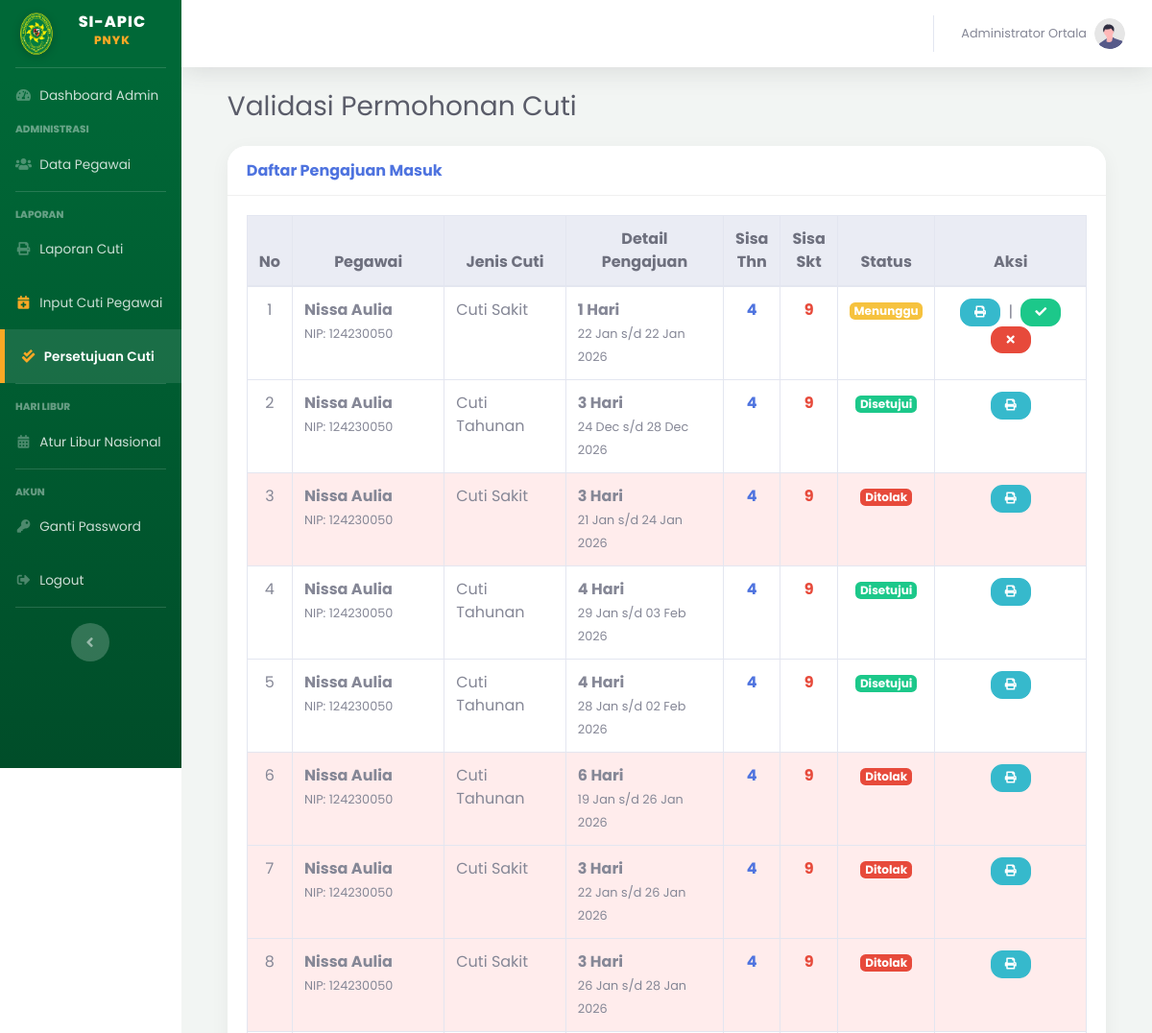
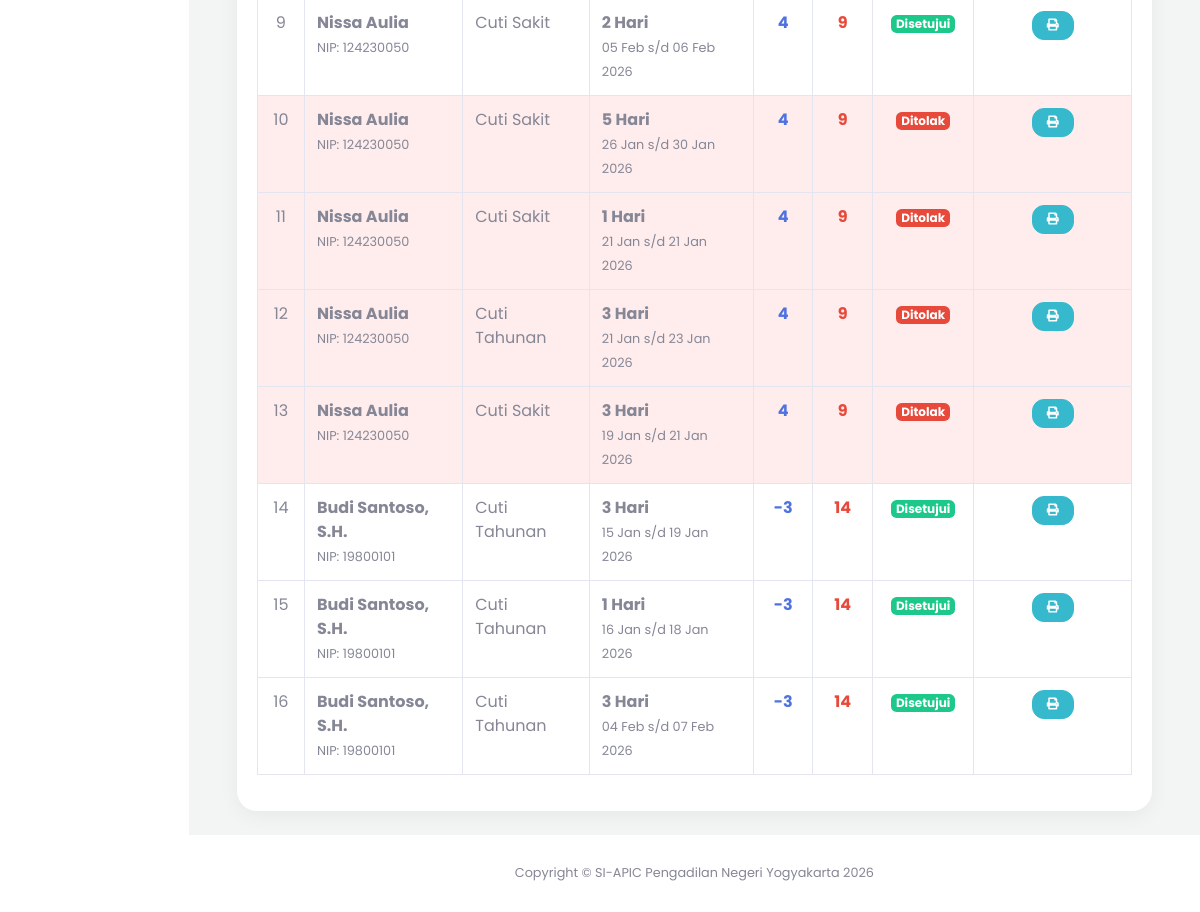
Page /index.php?page=validasi_cuti (signed in) on the earlier database version (2 pictures, top to bottom).
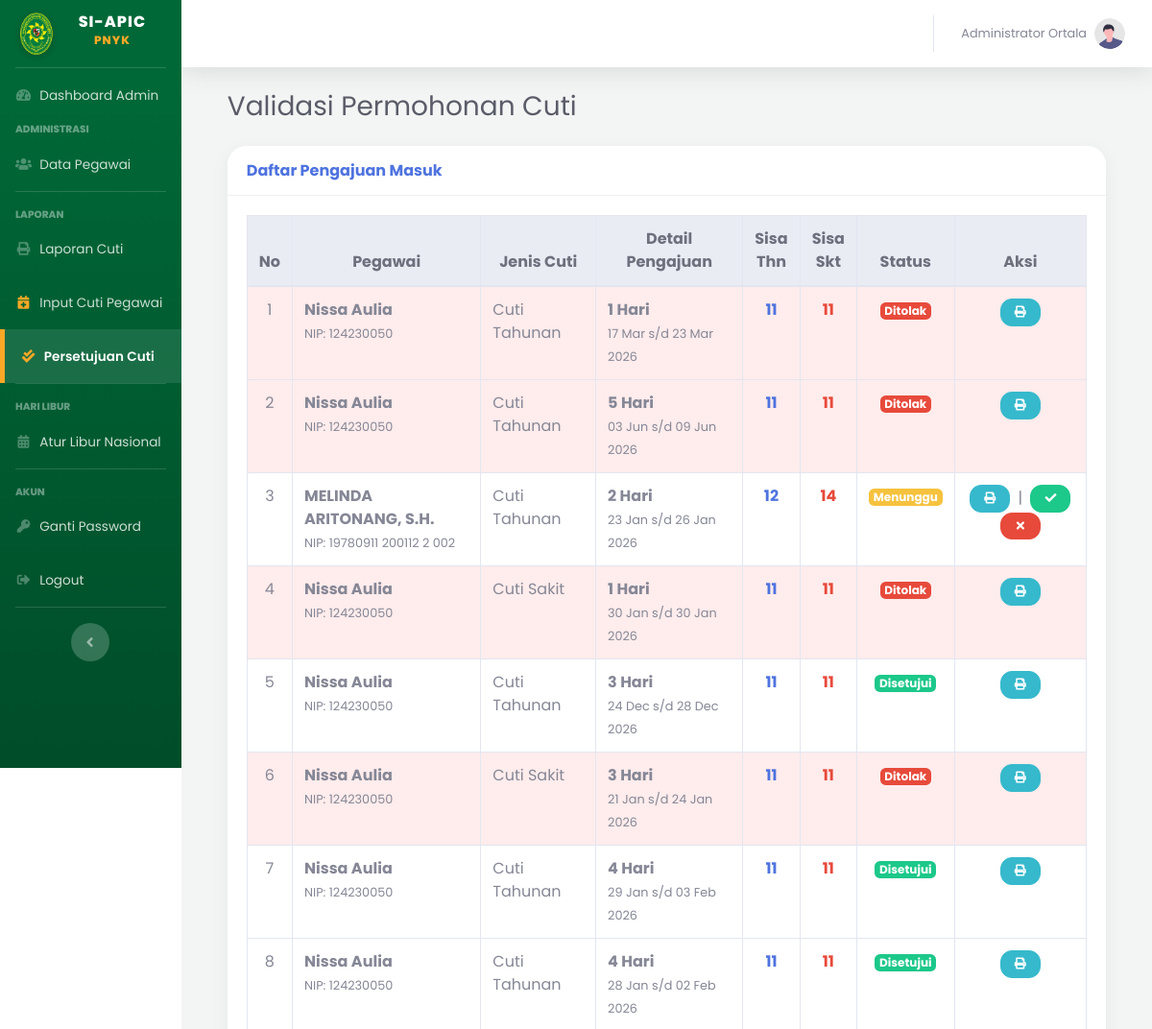
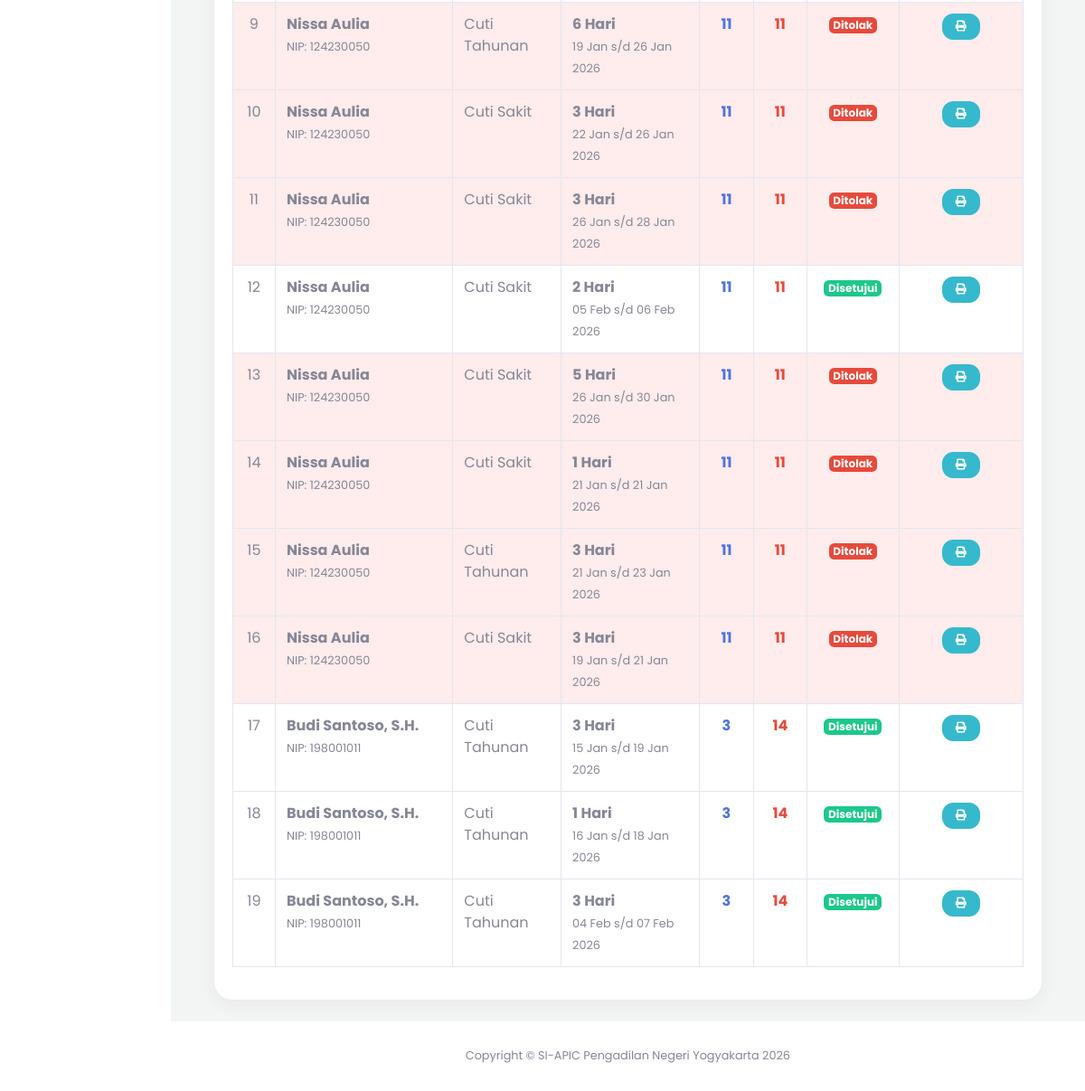
Same page on the later database version (2 pictures, top to bottom).
### tables this page shows
CREATE TABLE `pengajuan_cuti` (
  `id_pengajuan` int(11) NOT NULL,
  `id_user` int(11) NOT NULL,
  `jenis_cuti` varchar(50) DEFAULT NULL,
  `id_atasan` int(11) DEFAULT NULL,
  `id_jenis` int(11) NOT NULL,
  `nomor_surat` varchar(100) DEFAULT NULL,
  `tgl_pengajuan` date NOT NULL,
  `tgl_mulai` date NOT NULL,
  `tgl_selesai` date NOT NULL,
  `lama_hari` int(11) NOT NULL,
  `alasan` text NOT NULL,
  `masa_kerja` varchar(50) DEFAULT NULL,
  `alamat_cuti` text NOT NULL,
  `status` enum('Diajukan','Disetujui','Ditolak','Dibatalkan') DEFAULT 'Diajukan',
  `catatan_admin` text DEFAULT NULL,
  `created_at` timestamp NOT NULL DEFAULT current_timestamp(),
  `sisa_cuti_n` int(11) DEFAULT 0,
  `sisa_cuti_n1` int(11) DEFAULT 0,
  `dipotong_n1` int(11) DEFAULT 0,
  `dipotong_n` int(11) DEFAULT 0
);

CREATE TABLE `users` (
  `id_user` int(11) NOT NULL,
  `nip` varchar(30) NOT NULL,
  `password` varchar(255) NOT NULL,
  `nama_lengkap` varchar(100) NOT NULL,
  `jabatan` varchar(100) DEFAULT NULL,
  `pangkat` varchar(50) DEFAULT NULL,
  `unit_kerja` varchar(100) DEFAULT 'Pengadilan Negeri Yogyakarta',
  `no_telepon` varchar(20) DEFAULT NULL,
  `role` enum('admin','user') NOT NULL,
  `sisa_cuti_n` int(11) DEFAULT 12,
  `sisa_cuti_n1` int(11) DEFAULT 0,
  `sisa_cuti_n2` int(11) DEFAULT 0,
  `kuota_cuti_sakit` int(11) DEFAULT 14,
  `created_at` timestamp NOT NULL DEFAULT current_timestamp(),
  `status_akun` enum('aktif','nonaktif') DEFAULT 'aktif',
  `id_pejabat` int(11) DEFAULT NULL,
  `id_atasan` int(11) DEFAULT 0
);

CREATE TABLE `jenis_cuti` (
  `id_jenis` int(11) NOT NULL,
  `nama_jenis` varchar(50) NOT NULL
);

### pages/admin/validasi_cuti.php (the view, shortened to what this page needs)
<?php
$query = mysqli_query($koneksi, "SELECT pengajuan_cuti.*,
                                        users.nama_lengkap,
                                        users.nip,
                                        users.sisa_cuti_n,
                                        users.kuota_cuti_sakit,
                                        jenis_cuti.nama_jenis
    FROM pengajuan_cuti
    JOIN users ON pengajuan_cuti.id_user = users.id_user
    JOIN jenis_cuti ON pengajuan_cuti.id_jenis = jenis_cuti.id_jenis
    ORDER BY CASE WHEN status='Menunggu' OR status='Diajukan' THEN 0 ELSE 1 END, tgl_pengajuan DESC");
?>
<div class="container-fluid">
    <div class="d-sm-flex align-items-center justify-content-between mb-4">
        <h1 class="h3 mb-0 text-gray-800">Validasi Permohonan Cuti</h1>
    </div>
    <div class="card shadow mb-4">
        <div class="card-header py-3">
            <h6 class="m-0 font-weight-bold text-primary">Daftar Pengajuan Masuk</h6>
        </div>
        <div class="card-body">
            <?php if(mysqli_num_rows($query) == 0) { ?>
                <div class="alert alert-info text-center">Belum ada data pengajuan cuti.</div>
            <?php } else { ?>
            <div class="table-responsive">
                <table class="table table-bordered table-hover" width="100%" cellspacing="0">
                    <thead class="thead-light">
                        <tr class="text-center">
                            <th>No</th>
                            <th>Pegawai</th>
                            <th>Jenis Cuti</th>
                            <th>Detail Pengajuan</th>
                            <th>Sisa<br>Thn</th>
                            <th>Sisa<br>Skt</th>
                            <th>Status</th>
                            <th>Aksi</th>
                        </tr>
                    </thead>
                    <tbody>
                        <?php
                        $no = 1;
                        while($row = mysqli_fetch_array($query)){
                            $raw_status = strtolower(trim($row['status']));
                            $bg_row = "";
                            if ($raw_status == 'disetujui') {
                                $badge = '<span class="badge badge-success">Disetujui</span>';
                            } elseif ($raw_status == 'ditolak') {
                                $badge = '<span class="badge badge-danger">Ditolak</span>';
                                $bg_row = "style='background-color: #ffecec;'";
                            } else {
                                $badge = '<span class="badge badge-warning">Menunggu</span>';
                                $bg_row = "style='background-color: #fffnot 8e1;'";
                            }
                        ?>
                        <tr <?php echo $bg_row; ?>>
                            <td class="text-center"><?php echo $no++; ?></td>
                            <td>
                                <b><?php echo $row['nama_lengkap']; ?></b><br>
                                <small class="text-muted">NIP: <?php echo $row['nip']; ?></small>
                            </td>
                            <td><?php echo $row['nama_jenis']; ?></td>
                            <td>
                                <b><?php echo $row['lama_hari']; ?> Hari</b><br>
                                <small>
                                    <?php echo date('d M', strtotime($row['tgl_mulai'])); ?> s/d
                                    <?php echo date('d M Y', strtotime($row['tgl_selesai'])); ?>
                                </small>
                            </td>
                            <td class="text-center font-weight-bold text-primary"><?php echo $row['sisa_cuti_n']; ?></td>
                            <td class="text-center font-weight-bold text-danger"><?php echo $row['kuota_cuti_sakit']; ?></td>
                            <td class="text-center"><?php echo $badge; ?></td>
                            <td class="text-center">
                                <a href="pages/admin/cetak_cuti_admin.php?id=<?php echo $row['id_pengajuan']; ?>" target="_blank" class="btn btn-info btn-circle btn-sm" title="Cetak Surat">
                                    <i class="fas fa-print"></i>
                                </a>
                                    <?php if(strpos($raw_status, 'menunggu') !== false || $raw_status == 'diajukan' || $raw_status == '') { ?>
                                    <span class="mx-1">|</span>
                                    <a href="?page=validasi_cuti&aksi=setuju&id=<?php echo $row['id_pengajuan']; ?>"
                                       class="btn btn-success btn-circle btn-sm"
                                       onclick="return confirm('Yakin ingin MENYETUJUI pengajuan ini? Stok tidak akan berubah (sudah dipotong diawal).')"
                                       title="Setujui">
                                       <i class="fas fa-check"></i>
                                    </a>
                                    <a href="?page=validasi_cuti&aksi=tolak&id=<?php echo $row['id_pengajuan']; ?>"
                                       class="btn btn-danger btn-circle btn-sm"
                                       onclick="return confirm('Yakin ingin MENOLAK? Stok cuti akan DIKEMBALIKAN (Refund) ke pegawai.')"
                                       title="Tolak">
                                       <i class="fas fa-times"></i>
                                    </a>
                                <?php } ?>
                            </td>
                        </tr>
                        <?php } ?>
                    </tbody>
                </table>
            </div>
            <?php } ?>
        </div>
    </div>
</div>

### layout/header.php (shortened to what this page needs)
<!DOCTYPE html>
<html lang="id">
<head>
    <link href="assets/vendor/fontawesome-free/css/all.min.css" rel="stylesheet" type="text/css">
    <link href="assets/css/sb-admin-2.min.css" rel="stylesheet">
</head>
<body id="page-top">
    <div id="wrapper">

### layout/sidebar.php (shortened to what this page needs)
<ul class="navbar-nav sidebar sidebar-dark accordion" id="accordionSidebar"
    style="background: linear-gradient(180deg, #006837 10%, #004d29 100%); position: sticky; top: 0; height: 100vh; overflow-y: auto; overflow-x: hidden; z-index: 100;">
    <a class="sidebar-brand d-flex align-items-center justify-content-center" href="index.php" style="padding: 1.5rem 1rem;">
        <div class="sidebar-brand-icon">
            <?php if(file_exists("assets/img/logo.png")): ?>
                <img src="assets/img/logo.png" style="width: 45px; filter: drop-shadow(0 2px 4px rgba(0,0,0,0.2));">
            <?php else: ?>
                <i class="fas fa-balance-scale" style="color: #F9A825; font-size: 2rem;"></i>
            <?php endif; ?>
        </div>
        <div class="sidebar-brand-text mx-2" style="font-weight: 800; letter-spacing: 1px;">
            SI-APIC <sup style="color: #F9A825;">PNYK</sup>
        </div>
    </a>
    <hr class="sidebar-divider my-0">
    <?php if($_SESSION['role'] == 'admin'): ?>
    <li class="nav-item <?php echo (isset($_GET['page']) && $_GET['page'] == 'dashboard_admin') ? 'active' : ''; ?>">
        <a class="nav-link" href="index.php?page=dashboard_admin">
            <i class="fas fa-fw fa-tachometer-alt"></i>
            <span>Dashboard Admin</span>
        </a>
    </li>
    <div class="sidebar-heading">
        Administrasi
    </div>
    <li class="nav-item <?php echo (isset($_GET['page']) && $_GET['page'] == 'data_pegawai') ? 'active' : ''; ?>">
        <a class="nav-link" href="index.php?page=data_pegawai">
            <i class="fas fa-fw fa-users"></i>
            <span>Data Pegawai</span>
        </a>
    </li>
    <hr class="sidebar-divider">
    <div class="sidebar-heading">
        Laporan
    </div>
    <li class="nav-item <?php echo (isset($_GET['page']) && $_GET['page'] == 'laporan_cuti') ? 'active' : ''; ?>">
        <a class="nav-link" href="index.php?page=laporan_cuti">
            <i class="fas fa-fw fa-print"></i>
            <span>Laporan Cuti</span>
        </a>
    </li>
    <li class="nav-item <?php echo (isset($_GET['page']) && $_GET['page'] == 'input_cuti') ? 'active' : ''; ?>">
        <a class="nav-link" href="index.php?page=input_cuti">
            <i class="fas fa-fw fa-calendar-plus" style="<?php echo (isset($_GET['page']) && $_GET['page'] == 'input_cuti') ? '' : 'color: #F9A825;'; ?>"></i>
            <span>Input Cuti Pegawai</span>
        </a>
    </li>
    <li class="nav-item <?php echo (isset($_GET['page']) && $_GET['page'] == 'validasi_cuti') ? 'active' : ''; ?>">
        <a class="nav-link" href="index.php?page=validasi_cuti">
            <i class="fas fa-fw fa-check-double"></i>
            <span>Persetujuan Cuti</span>
        </a>
    </li>
    <hr class="sidebar-divider">
    <div class="sidebar-heading">
        Hari Libur
    </div>
    <li class="nav-item <?php echo (isset($_GET['page']) && $_GET['page'] == 'manage_libur') ? 'active' : ''; ?>">
        <a class="nav-link" href="index.php?page=manage_libur">
            <i class="fas fa-fw fa-calendar-alt"></i>
            <span>Atur Libur Nasional</span>
        </a>
    </li>
    <?php endif; ?>
    <hr class="sidebar-divider">
    <div class="sidebar-heading">
        Akun
    </div>
    <li class="nav-item <?php echo (isset($_GET['page']) && $_GET['page'] == 'ganti_password') ? 'active' : ''; ?>">
        <a class="nav-link" href="index.php?page=ganti_password">
            <i class="fas fa-fw fa-key"></i>
            <span>Ganti Password</span>
        </a>
    </li>
    <li class="nav-item">
        <a class="nav-link" href="logout.php" id="tombol-logout-sidebar" style="cursor: pointer;">
            <i class="fas fa-fw fa-sign-out-alt"></i>
            <span>Logout</span>
        </a>
    </li>
    <hr class="sidebar-divider d-none d-md-block">
    <div class="text-center d-none d-md-inline">
        <button class="rounded-circle border-0" id="sidebarToggle"></button>
    </div>
</ul>

### layout/topbar.php (shortened to what this page needs)
<div id="content-wrapper" class="d-flex flex-column">
    <div id="content">
        <nav class="navbar navbar-expand navbar-light bg-white topbar mb-4 static-top shadow">
            <ul class="navbar-nav ml-auto">
                <li class="nav-item dropdown no-arrow">
                    <a class="nav-link dropdown-toggle" href="#" id="userDropdown" role="button" data-toggle="dropdown" aria-haspopup="true" aria-expanded="false">
                        <span class="mr-2 d-none d-lg-inline text-gray-600 small">
                            <?php echo $_SESSION['nama_lengkap']; ?>
                        </span>
                        <img class="img-profile rounded-circle" src="assets/img/undraw_profile.svg">
                    </a>
                </li>
            </ul>
        </nav>
        <div class="container-fluid">

### index.php (shortened to what this page needs)
<?php
include 'config/database.php';
if(isset($_GET['page'])){
    $page = $_GET['page'];
} else {
    if($_SESSION['role'] == 'admin'){
        $page = 'dashboard_admin';
    } else {
        $page = 'dashboard_user';
    }
}
include 'layout/header.php';
?>
<?php
include 'layout/sidebar.php';
include 'layout/topbar.php';
if($page == "dashboard_admin" && $_SESSION['role'] == 'admin') {
    include 'pages/admin/dashboard.php';
}
else if($page == "validasi_cuti" && $_SESSION['role'] == 'admin') {
    include 'pages/admin/validasi_cuti.php';
}
include 'layout/footer.php';
?>

### layout/footer.php (shortened to what this page needs)
</div>
        </div>
    <footer class="sticky-footer bg-white">
        <div class="container my-auto">
            <div class="copyright text-center my-auto">
                <span>Copyright &copy; SI-APIC Pengadilan Negeri Yogyakarta 2026</span>
            </div>
        </div>
    </footer>
    </div>
    </div>
</body>
</html>

### index.php (style rules this page uses)
body, #wrapper, h1, h2, h3, h4, h5, h6, p, span, a, div, table, input, button, select, textarea { font-family: 'Poppins', sans-serif !important; }
#content-wrapper { background-color: #F2F5F3 !important; }
.card { border-radius: 20px !important; border: none !important; box-shadow: 0 5px 20px rgba(0,0,0,0.05) !important; overflow: hidden; margin-bottom: 25px; }
.card-header { background-color: #fff !important; border-bottom: 1px solid #f0f0f0 !important; padding-top: 20px; padding-bottom: 20px; }
.btn { border-radius: 12px !important; padding: 10px 20px; font-weight: 500; box-shadow: none !important; }
.sidebar .nav-item.active .nav-link { font-weight: 600 !important; color: #ffffff !important; background-color: rgba(255, 255, 255, 0.1); border-left: 5px solid #F9A825; padding-left: 1rem; border-radius: 0 10px 10px 0; }
.sidebar .nav-item.active .nav-link i { color: #F9A825 !important; }

Differences in the rows shown:
removed pengajuan_cuti: id_user.nama_lengkap "Nissa Aulia", id_user.nip "124230050", id_jenis.nama_jenis "Cuti Sakit", lama_hari "1", tgl_mulai "22 Jan", tgl_selesai "22 Jan 2026", id_user.sisa_cuti_n "4", id_user.kuota_cuti_sakit "9", status "Menunggu"
added pengajuan_cuti: id_user.nama_lengkap "Nissa Aulia", id_user.nip "124230050", id_jenis.nama_jenis "Cuti Tahunan", lama_hari "1", tgl_mulai "17 Mar", tgl_selesai "23 Mar 2026", id_user.sisa_cuti_n "11", id_user.kuota_cuti_sakit "11", status "Ditolak"
added pengajuan_cuti: id_user.nama_lengkap "Nissa Aulia", id_user.nip "124230050", id_jenis.nama_jenis "Cuti Tahunan", lama_hari "5", tgl_mulai "03 Jun", tgl_selesai "09 Jun 2026", id_user.sisa_cuti_n "11", id_user.kuota_cuti_sakit "11", status "Ditolak"
added pengajuan_cuti: id_user.nama_lengkap "MELINDA ARITONANG, S.H.", id_user.nip "19780911 200112 2 002", id_jenis.nama_jenis "Cuti Tahunan", lama_hari "2", tgl_mulai "23 Jan", tgl_selesai "26 Jan 2026", id_user.sisa_cuti_n "12", id_user.kuota_cuti_sakit "14", status "Menunggu"
added pengajuan_cuti: id_user.nama_lengkap "Nissa Aulia", id_user.nip "124230050", id_jenis.nama_jenis "Cuti Sakit", lama_hari "1", tgl_mulai "30 Jan", tgl_selesai "30 Jan 2026", id_user.sisa_cuti_n "11", id_user.kuota_cuti_sakit "11", status "Ditolak"
changed through a linked row, pengajuan_cuti "24 Dec": id_user.sisa_cuti_n "4" → "11"; id_user.kuota_cuti_sakit "9" → "11"
changed through a linked row, pengajuan_cuti "24 Jan 2026": id_user.sisa_cuti_n "4" → "11"; id_user.kuota_cuti_sakit "9" → "11"
changed through a linked row, pengajuan_cuti "29 Jan": id_user.sisa_cuti_n "4" → "11"; id_user.kuota_cuti_sakit "9" → "11"
changed through a linked row, pengajuan_cuti "28 Jan": id_user.sisa_cuti_n "4" → "11"; id_user.kuota_cuti_sakit "9" → "11"
changed through a linked row, pengajuan_cuti (number 9 of 19 on the later page): id_user.sisa_cuti_n "4" → "11"; id_user.kuota_cuti_sakit "9" → "11"
changed through a linked row, pengajuan_cuti "22 Jan": id_user.sisa_cuti_n "4" → "11"; id_user.kuota_cuti_sakit "9" → "11"
changed through a linked row, pengajuan_cuti "28 Jan 2026": id_user.sisa_cuti_n "4" → "11"; id_user.kuota_cuti_sakit "9" → "11"
changed through a linked row, pengajuan_cuti "05 Feb": id_user.sisa_cuti_n "4" → "11"; id_user.kuota_cuti_sakit "9" → "11"
changed through a linked row, pengajuan_cuti (number 13 of 19 on the later page): id_user.sisa_cuti_n "4" → "11"; id_user.kuota_cuti_sakit "9" → "11"
changed through a linked row, pengajuan_cuti (number 14 of 19 on the later page): id_user.sisa_cuti_n "4" → "11"; id_user.kuota_cuti_sakit "9" → "11"
changed through a linked row, pengajuan_cuti "23 Jan 2026": id_user.sisa_cuti_n "4" → "11"; id_user.kuota_cuti_sakit "9" → "11"
changed through a linked row, pengajuan_cuti (number 16 of 19 on the later page): id_user.sisa_cuti_n "4" → "11"; id_user.kuota_cuti_sakit "9" → "11"
changed through a linked row, pengajuan_cuti "15 Jan": id_user.nip "19800101" → "198001011"; id_user.sisa_cuti_n "-3" → "3"
changed through a linked row, pengajuan_cuti "16 Jan": id_user.nip "19800101" → "198001011"; id_user.sisa_cuti_n "-3" → "3"
changed through a linked row, pengajuan_cuti "04 Feb": id_user.nip "19800101" → "198001011"; id_user.sisa_cuti_n "-3" → "3"
